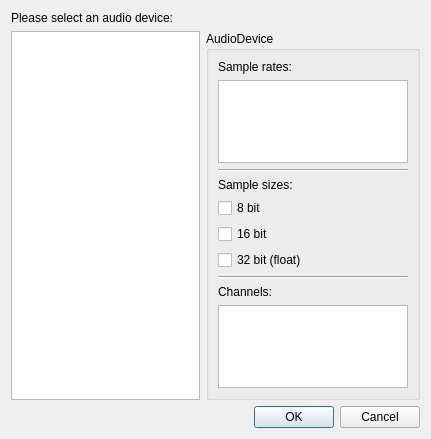
<?xml version="1.0" encoding="UTF-8"?>
<ui version="4.0">
 <class>Dialog</class>
 <widget class="QDialog" name="Dialog">
  <property name="geometry">
   <rect>
    <x>0</x>
    <y>0</y>
    <width>431</width>
    <height>439</height>
   </rect>
  </property>
  <property name="windowTitle">
   <string>Audio settings</string>
  </property>
  <layout class="QGridLayout" name="gridLayout">
   <item row="2" column="0" colspan="2">
    <widget class="QDialogButtonBox" name="buttonBox">
     <property name="orientation">
      <enum>Qt::Horizontal</enum>
     </property>
     <property name="standardButtons">
      <set>QDialogButtonBox::Cancel|QDialogButtonBox::Ok</set>
     </property>
    </widget>
   </item>
   <item row="1" column="0">
    <widget class="AudioDevicesListView" name="deviceList">
     <property name="editTriggers">
      <set>QAbstractItemView::NoEditTriggers</set>
     </property>
    </widget>
   </item>
   <item row="1" column="1">
    <widget class="QGroupBox" name="deviceInfoBox">
     <property name="title">
      <string>AudioDevice</string>
     </property>
     <layout class="QGridLayout" name="gridLayout_2">
      <item row="6" column="0">
       <widget class="QCheckBox" name="depth32Chk">
        <property name="text">
         <string>32 bit (float)</string>
        </property>
       </widget>
      </item>
      <item row="1" column="0">
       <widget class="QListView" name="sampleRatesList">
        <property name="editTriggers">
         <set>QAbstractItemView::NoEditTriggers</set>
        </property>
       </widget>
      </item>
      <item row="8" column="0">
       <widget class="QLabel" name="label_4">
        <property name="text">
         <string>Channels:</string>
        </property>
       </widget>
      </item>
      <item row="0" column="0">
       <widget class="QLabel" name="label_2">
        <property name="text">
         <string>Sample rates:</string>
        </property>
       </widget>
      </item>
      <item row="5" column="0">
       <widget class="QCheckBox" name="depth16Chk">
        <property name="text">
         <string>16 bit</string>
        </property>
       </widget>
      </item>
      <item row="3" column="0">
       <widget class="QLabel" name="label_3">
        <property name="text">
         <string>Sample sizes:</string>
        </property>
       </widget>
      </item>
      <item row="7" column="0">
       <widget class="Line" name="line_2">
        <property name="orientation">
         <enum>Qt::Horizontal</enum>
        </property>
       </widget>
      </item>
      <item row="2" column="0">
       <widget class="Line" name="line">
        <property name="orientation">
         <enum>Qt::Horizontal</enum>
        </property>
       </widget>
      </item>
      <item row="4" column="0">
       <widget class="QCheckBox" name="depth8Chk">
        <property name="text">
         <string>8 bit</string>
        </property>
       </widget>
      </item>
      <item row="9" column="0">
       <widget class="QListView" name="channelsList">
        <property name="editTriggers">
         <set>QAbstractItemView::NoEditTriggers</set>
        </property>
       </widget>
      </item>
     </layout>
    </widget>
   </item>
   <item row="0" column="0" colspan="2">
    <widget class="QLabel" name="label">
     <property name="text">
      <string>Please select an audio device:</string>
     </property>
    </widget>
   </item>
  </layout>
 </widget>
 <customwidgets>
  <customwidget>
   <class>AudioDevicesListView</class>
   <extends>QListView</extends>
   <header>samplebrowse.dialogs</header>
  </customwidget>
 </customwidgets>
 <resources/>
 <connections>
  <connection>
   <sender>buttonBox</sender>
   <signal>accepted()</signal>
   <receiver>Dialog</receiver>
   <slot>accept()</slot>
   <hints>
    <hint type="sourcelabel">
     <x>248</x>
     <y>254</y>
    </hint>
    <hint type="destinationlabel">
     <x>157</x>
     <y>274</y>
    </hint>
   </hints>
  </connection>
  <connection>
   <sender>buttonBox</sender>
   <signal>rejected()</signal>
   <receiver>Dialog</receiver>
   <slot>reject()</slot>
   <hints>
    <hint type="sourcelabel">
     <x>316</x>
     <y>260</y>
    </hint>
    <hint type="destinationlabel">
     <x>286</x>
     <y>274</y>
    </hint>
   </hints>
  </connection>
 </connections>
</ui>
